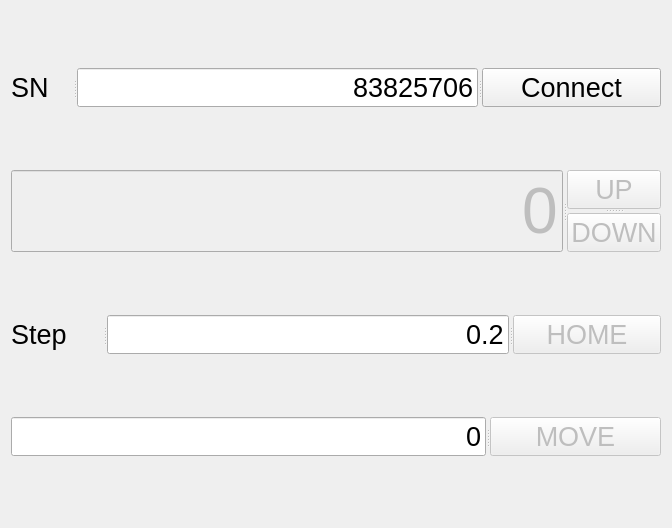
<?xml version="1.0" encoding="UTF-8"?>
<ui version="4.0">
 <class>Form</class>
 <widget class="QWidget" name="Form">
  <property name="geometry">
   <rect>
    <x>0</x>
    <y>0</y>
    <width>672</width>
    <height>528</height>
   </rect>
  </property>
  <property name="windowTitle">
   <string>Form</string>
  </property>
  <layout class="QVBoxLayout" name="verticalLayout">
   <item>
    <widget class="QSplitter" name="splitter_3">
     <property name="sizePolicy">
      <sizepolicy hsizetype="Expanding" vsizetype="Maximum">
       <horstretch>0</horstretch>
       <verstretch>0</verstretch>
      </sizepolicy>
     </property>
     <property name="orientation">
      <enum>Qt::Horizontal</enum>
     </property>
     <widget class="QLabel" name="label_2">
      <property name="font">
       <font>
        <pointsize>20</pointsize>
       </font>
      </property>
      <property name="text">
       <string>SN</string>
      </property>
     </widget>
     <widget class="QLineEdit" name="txtSN">
      <property name="font">
       <font>
        <pointsize>20</pointsize>
       </font>
      </property>
      <property name="text">
       <string>83825706</string>
      </property>
      <property name="alignment">
       <set>Qt::AlignRight|Qt::AlignTrailing|Qt::AlignVCenter</set>
      </property>
     </widget>
     <widget class="QPushButton" name="btnConnect">
      <property name="font">
       <font>
        <pointsize>20</pointsize>
       </font>
      </property>
      <property name="text">
       <string>Connect</string>
      </property>
     </widget>
    </widget>
   </item>
   <item>
    <widget class="QSplitter" name="splitter_4">
     <property name="sizePolicy">
      <sizepolicy hsizetype="Expanding" vsizetype="Maximum">
       <horstretch>0</horstretch>
       <verstretch>0</verstretch>
      </sizepolicy>
     </property>
     <property name="orientation">
      <enum>Qt::Horizontal</enum>
     </property>
     <widget class="QLineEdit" name="txtPos">
      <property name="enabled">
       <bool>false</bool>
      </property>
      <property name="sizePolicy">
       <sizepolicy hsizetype="Expanding" vsizetype="Preferred">
        <horstretch>0</horstretch>
        <verstretch>0</verstretch>
       </sizepolicy>
      </property>
      <property name="font">
       <font>
        <pointsize>48</pointsize>
       </font>
      </property>
      <property name="text">
       <string>0</string>
      </property>
      <property name="alignment">
       <set>Qt::AlignRight|Qt::AlignTrailing|Qt::AlignVCenter</set>
      </property>
     </widget>
     <widget class="QSplitter" name="splitter">
      <property name="sizePolicy">
       <sizepolicy hsizetype="Maximum" vsizetype="Maximum">
        <horstretch>0</horstretch>
        <verstretch>0</verstretch>
       </sizepolicy>
      </property>
      <property name="font">
       <font>
        <pointsize>20</pointsize>
       </font>
      </property>
      <property name="orientation">
       <enum>Qt::Vertical</enum>
      </property>
      <widget class="QPushButton" name="btnUp">
       <property name="enabled">
        <bool>false</bool>
       </property>
       <property name="sizePolicy">
        <sizepolicy hsizetype="Maximum" vsizetype="Fixed">
         <horstretch>0</horstretch>
         <verstretch>0</verstretch>
        </sizepolicy>
       </property>
       <property name="text">
        <string>UP</string>
       </property>
      </widget>
      <widget class="QPushButton" name="btnDown">
       <property name="enabled">
        <bool>false</bool>
       </property>
       <property name="sizePolicy">
        <sizepolicy hsizetype="Maximum" vsizetype="Fixed">
         <horstretch>0</horstretch>
         <verstretch>0</verstretch>
        </sizepolicy>
       </property>
       <property name="text">
        <string>DOWN</string>
       </property>
      </widget>
     </widget>
    </widget>
   </item>
   <item>
    <widget class="QSplitter" name="splitter_5">
     <property name="sizePolicy">
      <sizepolicy hsizetype="Expanding" vsizetype="Maximum">
       <horstretch>0</horstretch>
       <verstretch>0</verstretch>
      </sizepolicy>
     </property>
     <property name="orientation">
      <enum>Qt::Horizontal</enum>
     </property>
     <widget class="QSplitter" name="splitter_2">
      <property name="sizePolicy">
       <sizepolicy hsizetype="Expanding" vsizetype="Maximum">
        <horstretch>0</horstretch>
        <verstretch>0</verstretch>
       </sizepolicy>
      </property>
      <property name="orientation">
       <enum>Qt::Horizontal</enum>
      </property>
      <widget class="QLabel" name="label">
       <property name="font">
        <font>
         <pointsize>20</pointsize>
        </font>
       </property>
       <property name="text">
        <string>Step</string>
       </property>
      </widget>
      <widget class="QLineEdit" name="txtStep">
       <property name="font">
        <font>
         <pointsize>20</pointsize>
        </font>
       </property>
       <property name="text">
        <string>0.2</string>
       </property>
       <property name="alignment">
        <set>Qt::AlignRight|Qt::AlignTrailing|Qt::AlignVCenter</set>
       </property>
      </widget>
     </widget>
     <widget class="QPushButton" name="btnHome">
      <property name="enabled">
       <bool>false</bool>
      </property>
      <property name="font">
       <font>
        <pointsize>20</pointsize>
       </font>
      </property>
      <property name="text">
       <string>HOME</string>
      </property>
     </widget>
    </widget>
   </item>
   <item>
    <widget class="QSplitter" name="splitter_6">
     <property name="sizePolicy">
      <sizepolicy hsizetype="Expanding" vsizetype="Maximum">
       <horstretch>0</horstretch>
       <verstretch>0</verstretch>
      </sizepolicy>
     </property>
     <property name="orientation">
      <enum>Qt::Horizontal</enum>
     </property>
     <widget class="QLineEdit" name="txtMove">
      <property name="font">
       <font>
        <pointsize>20</pointsize>
       </font>
      </property>
      <property name="text">
       <string>0</string>
      </property>
      <property name="alignment">
       <set>Qt::AlignRight|Qt::AlignTrailing|Qt::AlignVCenter</set>
      </property>
     </widget>
     <widget class="QPushButton" name="btnMove">
      <property name="enabled">
       <bool>false</bool>
      </property>
      <property name="font">
       <font>
        <pointsize>20</pointsize>
       </font>
      </property>
      <property name="text">
       <string>MOVE</string>
      </property>
     </widget>
    </widget>
   </item>
  </layout>
 </widget>
 <resources/>
 <connections/>
</ui>
